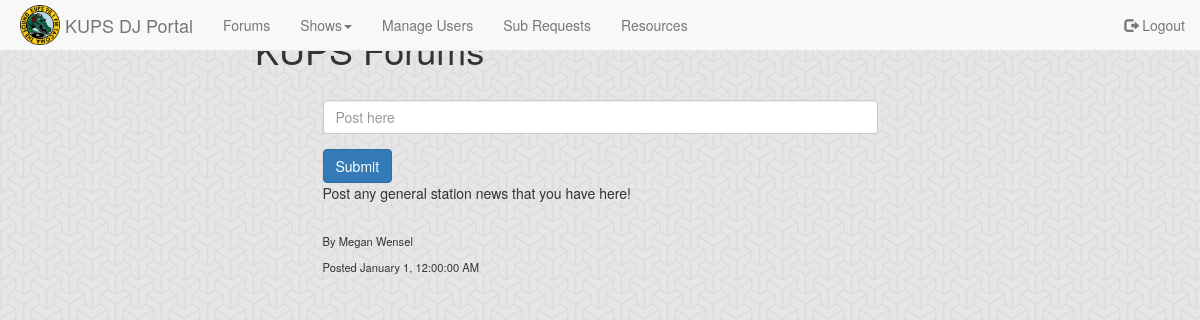
Screenshot of /forums.php?category=KUPS (signed in) with the database file from the repository.
### tables this page shows
CREATE TABLE IF NOT EXISTS post (
	postid INT NOT NULL AUTO_INCREMENT,
	email VARCHAR(30) NOT NULL,
	time TIMESTAMP,
	content VARCHAR(2000) NOT NULL,
	category VARCHAR(60) NOT NULL,
	PRIMARY KEY (postid),
	FOREIGN KEY (category) REFERENCES category(name)
		ON DELETE CASCADE
		ON UPDATE CASCADE,
	FOREIGN KEY(email) REFERENCES user(email)
		ON DELETE CASCADE
		ON UPDATE CASCADE
);

CREATE TABLE IF NOT EXISTS user (
	name VARCHAR(20) NOT NULL,
	admin TINYINT(2) DEFAULT 0,
	password VARCHAR(20) NOT NULL,
	email VARCHAR(30) NOT NULL,
	PRIMARY KEY (email)
);

### forums.php (the view, shortened to what this page needs)
<?php
$category = '';
if (isset($_GET['category'])) {
	$category = $_GET['category'];
}
try {
	$db = new PDO("mysql:dbname=soundpod", 'root');
	$db -> setAttribute(PDO::ATTR_ERRMODE, PDO::ERRMODE_EXCEPTION);
	$cat = $db->quote($category);
	$result = $db -> query("SELECT * from category where name = $cat");
	include '_header.php';
	if($result->rowCount() < 1)
	{
		echo "<p>Sorry, there's nothing here. Click <a href='/forumTopics.php'>here</a> to go to the forums</p>";
	}
	else{ ?>
		<div class="container">
			<div class="row">
				<div class="col-xs-8 col-sm-8 col-md-8 col-lg-8">
					<h1><a class="text-center" href="/forumTopics.php"><?php echo $category; ?> Forums</a></h1>
				</div>
			</div>
			<div class="row">
				<span class="col-xs-3 col-sm-3 col-md-3 col-lg-3"></span>
				<div class="col-xs-6 col-sm-6 col-md-6 col-lg-6">
					<form id="data-input" action="/_submit-post.php" method="POST" role="form">
					<div class="form-group">
						<input type="text" class="form-control" name="content" placeholder="Post here" width = "100px" height = "100px" >
					</div>
					<button  type="submit" class="text-center btn btn-primary">Submit</button>
					</form>
				</div>
			</div>
		</div>
		<div class="container">
		<?php
		$cat = $db->quote($category);
		$result = $db -> query("SELECT * from post where category = $cat ORDER BY time");
		if($result->rowCount() < 1){
			print "There aren't any posts here yet. Add one above!";
		}
		else {
			foreach ($result as $thisPost)
			{
				$content = $thisPost['content'];
				$email = $thisPost['email'];
				$timestamp = $thisPost['time'];
				$users = $db -> query("SELECT * from user where email = '$email'");
				$user = $users->fetch();
				?>
				<div class="row">
					<span class="col-xs-3 col-sm-3 col-md-3 col-lg-3"></span>
						<div class="col-xs-6 col-sm-6 col-md-6 col-lg-6">
							<p class='text-left'> <?php echo $content ?> </p><br>
							<p style='font-size:80%' class='text-left'>By <?php echo $user['name'] ?></p>
							<p style='font-size:80%' class='text-left'>Posted <?php date_default_timezone_set('UTC'); echo date("F j, g:i:s A", strtotime($timestamp)); ?></p>
						</div>
					<span class="col-xs-3 col-sm-3 col-md-3 col-lg-3"></span>
				</div>
				<?php
			}
		}
	}
}
catch(PDOException $e) {
	print 'Exception : '.$e -> getMessage();
}

### assets/stylesheets/screen.css (style rules this page uses)
body { background: #ffffff url("/assets/images/background/escheresque.png") repeat left top; }
h1 { margin: 30px; }
a { text-decoration: none; }
a:link, a:visited, a:hover, a:active { color: inherit; }

### rows the page displays
post: content "Post any general station news that you have here!", email.name "Megan Wensel", timestamp "January 1, 12:00:00 AM"
